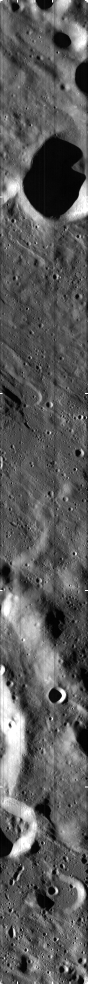
#> input picture data/iirs/browse/ch2_iir_nri_20220403T1007061375_b_brw_d18.png, 175 x 1968 px (shown at 1/2 size)
$ python -i diagnose4.py   (imports and definitions only)   (older library calls are emulated)
#> lines starting #> are read from the running program, lines starting #| are printed output that depends on the picture
#> further down, picture is the input picture: shape (1968, 175, 3); min 0, max 255, mean 90.9
"""
SIH 26166 - Diagnostic 4: Scan direction correction + targeted crop test.
Test whether OHRC 180-deg flip yields more inliers with TMC.
"""
import sys
# [1 line not run here, left out]
import numpy as np
import pandas as pd
import yaml, os, cv2, math
import matplotlib
# [1 line not run here, left out]
import matplotlib.pyplot as plt
from pathlib import Path
import xml.etree.ElementTree as ET

# [2 lines not run here, left out]

def strip_ns(tag): return tag.split("}")[-1] if "}" in tag else tag

# [23 lines left out: function quick_parse, not called in this run]

# Load data
# [1 line that did not run here, left out]
# [1 line that did not run here, left out]
# [1 line that did not run here, left out]
# [1 line that did not run here, left out]

# [2 lines that did not run here, left out]
# [2 lines that did not run here, left out]

# [1 line that did not run here, left out]
# [1 line that did not run here, left out]
# [1 line that did not run here, left out]
# [1 line that did not run here, left out]

# ---- TMC crop ----
margin = 0.03
# [6 lines that did not run here, left out]
# [1 line that did not run here, left out]
# [1 line that did not run here, left out]
# [1 line that did not run here, left out]
# [1 line that did not run here, left out]

# [1 line that did not run here, left out]

# ---- OHRC downsample ----
factor = 12
# [1 line that did not run here, left out]
# [1 line that did not run here, left out]
# [1 line that did not run here, left out]
# [1 line that did not run here, left out]
# [1 line that did not run here, left out]
batch = 1200
# [8 lines not run here, left out]

# [12 lines left out: functions normalize_u8, grad_mag, not called in this run]

def local_norm_clahe(img_u8, k=25, clip=3.0):
#> called with k = 25, clip = 3
    f = img_u8.astype(np.float32) / 255.0
    mean = cv2.GaussianBlur(f, (k,k), 0)
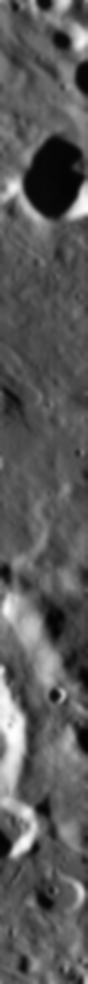
#> mean: shape (1968, 175, 3) float32 (shown at 1/2 size); min 0.0126, max 0.998, mean 0.357
    var  = np.maximum(cv2.GaussianBlur(f**2,(k,k),0) - mean**2, 1e-6)
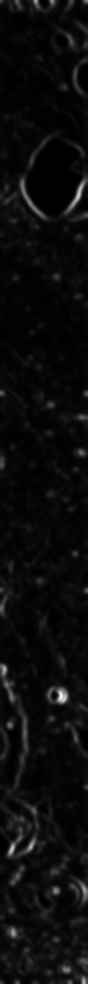
#> var: shape (1968, 175, 3) float32 (shown at 1/2 size); min 1.69e-05, max 0.203, mean 0.00961; drawn with min black and max white
    ln   = (f - mean) / (np.sqrt(var) + 1e-3)
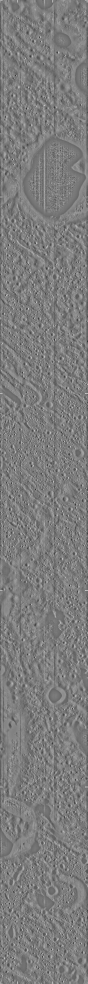
#> ln: shape (1968, 175, 3) float32 (shown at 1/2 size); min -5.1, max 5.29, mean -0.00715; drawn with min black and max white
    ln_u8 = cv2.normalize(ln, None, 0, 255, cv2.NORM_MINMAX).astype(np.uint8)
#> (the run stopped early here; a loop or call above may not have finished)
